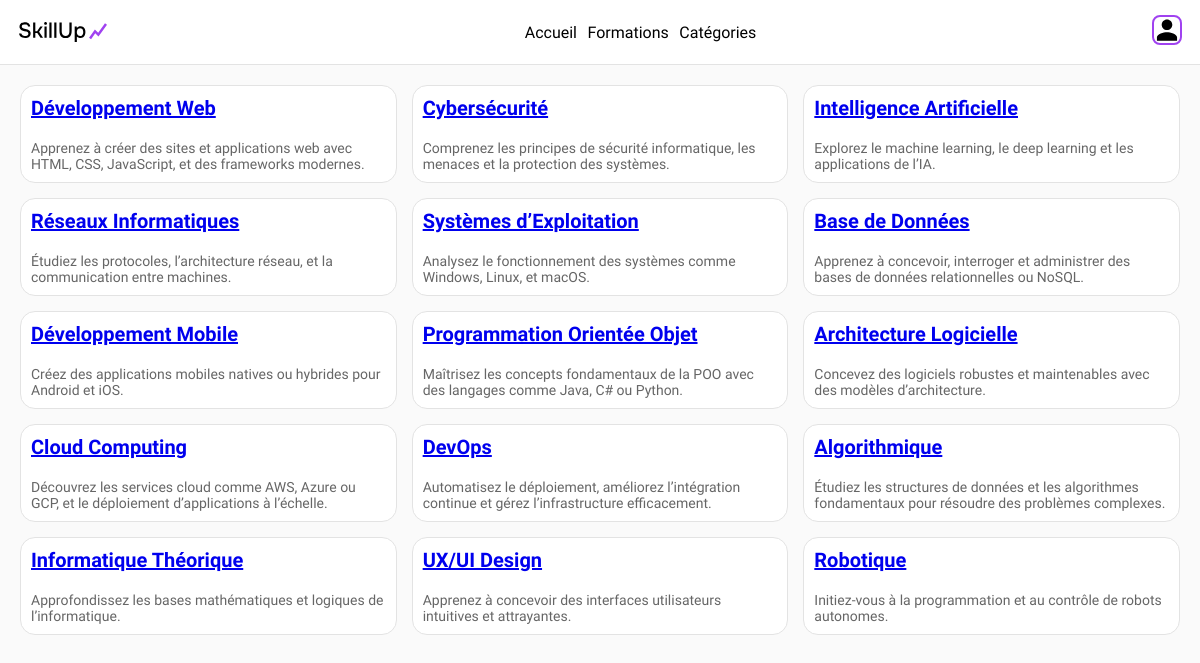
Page /pages/categories.php on the committed database.
### tables this page shows
CREATE TABLE IF NOT EXISTS `Categories` (
  `id` int NOT NULL,
  `nom` varchar(50) DEFAULT NULL,
  `description` text,
  `date_creation` datetime DEFAULT CURRENT_TIMESTAMP
);

### pages/categories.php (the view, shortened to what this page needs)
<?php
$db =  connectDB();
$query = "SELECT * FROM categories";
$stmt = $db->prepare($query);
$stmt->execute();
$categories = $stmt->fetchAll(PDO::FETCH_ASSOC);
?>
<!DOCTYPE html>
<html lang="fr">
    <head>
        <link rel="stylesheet" type="text/css" href="../<?php echo CSS_PATH; ?>/categories.css">
    </head>
    <body>
        <nav>
            <div class="logo">
            </div>
            <ul>
                <li><a href="#">Accueil</a></li>
                <li><a href="formations.php">Formations</a></li>
                <li><a href="categories.php">Catégories</a></li>
            </ul>
            <div class="profil">
                <a href="connection.php">
                    <svg class="profil-light" xmlns="http://www.w3.org/2000/svg" width="64" height="64" fill="#000000" viewBox="0 0 24 24">
                        <path d="M12 12c2.7 0 4.9-2.2 4.9-4.9S14.7 2.2 12 2.2 7.1 4.4 7.1 7.1 9.3 12 12 12zm0 2c-3.1 0-9.3 1.6-9.3 4.8V22h18.6v-3.2C21.3 15.6 15.1 14 12 14z"/>
                    </svg>
                </a>
            </div>
        </nav>
        <main>
            <section class="grid-container">
                <?php foreach ($categories as $categorie): ?>
                    <div class="category">
                        <a href="/pages/formations.php?categorie=<?php echo htmlspecialchars($categorie['id']); ?>">
                            <h2><?php echo htmlspecialchars($categorie['nom']); ?></h2>
                        </a>
                        <p><?php echo htmlspecialchars($categorie['description']); ?></p>
                    </div>
                <?php endforeach; ?>
            </section>
        </main>
    </body>
</html>

### assets/css/categories.css (style rules this page uses)
body { background-color: var(--bg); color: var(--color); width:100vw; height: 100%; display: flex; flex-direction: column; }
nav { width: 100%; height: 65px; display: flex; justify-content: space-between; align-items: center; padding: 0px 12px; background-color: var(--alt-bg); border-bottom: solid 1px var(--border); }
nav ul { display: flex; list-style: none; align-items: center; gap: 5%; }
nav a { text-decoration: none; color: var(--color); }
.logo { display: inline-flex; justify-items: left; margin: 7px; }
.logo-light { display: inline; }
.profil { display: inline-flex; justify-items: left; padding: 6px; }
.profil-light, .profil-dark { width: 30px; height: 30px; border: 2px solid #A042F0; border-radius: var(--radius); }
.profil-light { display: inline; }
.grid-container { display: grid; grid-template-columns: repeat(3, 1fr); gap: 15px; padding: 20px; justify-content: center; }
.category { position: relative; background-color: var(--alt-bg); border-radius: 15px; overflow: hidden; display: flex; flex-direction: column; cursor: pointer; border: solid 1px var(--border); }
.category h2 { font-size: 20px; margin: 10px; }
.category p { font-size: 14px; color: var(--alt-color); margin: 10px; }

### assets/css/assets.css (style rules this page uses)
:root { --bg: #FAFAFA; --alt-bg: #fff; --color: #000; --alt-color: #666; --border: #E3E3E3; --skillup-pink: #A042F0; --skillup-alt-pink: #EDE3FF; --radius: 8px; }
* { margin: 0; padding: 0; box-sizing: border-box; font-family: "Onest", sans-serif; font-optical-sizing: auto; -webkit-tap-highlight-color: transparent; -webkit-touch-callout: none; transition: background-color 300ms ease, background-image 125ms ease, color 125ms ease, border-color 300ms ease; }
html, body { overflow-x: hidden; scroll-behavior: smooth; -webkit-overflow-scrolling: touch; }

### rows in the picture
categories: nom "Développement Web", description "Apprenez à créer des sites et applications web avec HTML, CSS, JavaScript, et des frameworks modernes."
categories: nom "Cybersécurité", description "Comprenez les principes de sécurité informatique, les menaces et la protection des systèmes."
categories: nom "Intelligence Artificielle", description "Explorez le machine learning, le deep learning et les applications de l’IA."
categories: nom "Réseaux Informatiques", description "Étudiez les protocoles, l’architecture réseau, et la communication entre machines."
categories: nom "Systèmes d’Exploitation", description "Analysez le fonctionnement des systèmes comme Windows, Linux, et macOS."
categories: nom "Base de Données", description "Apprenez à concevoir, interroger et administrer des bases de données relationnelles ou NoSQL."
categories: nom "Développement Mobile", description "Créez des applications mobiles natives ou hybrides pour Android et iOS."
categories: nom "Programmation Orientée Objet", description "Maîtrisez les concepts fondamentaux de la POO avec des langages comme Java, C# ou Python."
categories: nom "Architecture Logicielle", description "Concevez des logiciels robustes et maintenables avec des modèles d’architecture."
categories: nom "Cloud Computing", description "Découvrez les services cloud comme AWS, Azure ou GCP, et le déploiement d’applications à l’échelle."
categories: nom "DevOps", description "Automatisez le déploiement, améliorez l’intégration continue et gérez l’infrastructure efficacement."
categories: nom "Algorithmique", description "Étudiez les structures de données et les algorithmes fondamentaux pour résoudre des problèmes complexes."
categories: nom "Informatique Théorique", description "Approfondissez les bases mathématiques et logiques de l’informatique."
categories: nom "UX/UI Design", description "Apprenez à concevoir des interfaces utilisateurs intuitives et attrayantes."
categories: nom "Robotique", description "Initiez-vous à la programmation et au contrôle de robots autonomes."
